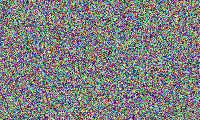
#> input picture .audit-pytest-full-20260830/test_anonymized_load_preserves0/image_2/000000.png, 200 x 120 px, found by its file name
$ python generate_sample_assets.py
#> lines starting #> are read from the running program, lines starting #| are printed output that depends on the picture
"""Generate authentic clean and attacked sample assets for frontend preview."""

from pathlib import Path

import numpy as np
from PIL import Image, ImageFilter

src_dir = Path("D:/Project/AIthucchien/P-195/data/anonymized/kitti-de/image_2")
dst_dir = Path("D:/Project/AIthucchien/P-195/.worktrees/adversai-lab/frontend/public/samples/kitti")
dst_dir.mkdir(parents=True, exist_ok=True)

samples = ["000000.png", "000002.png", "000003.png", "000008.png", "000010.png", "000011.png"]

for s in samples:
    src_file = src_dir / s
    if not src_file.exists():
        continue

    stem = Path(s).stem
    img = Image.open(src_file).convert("RGB")
#> img is the input picture: PIL image 200x120 RGB; mean R, G, B 126.8, 127.8, 127.5
    w, h = img.size
#> w = 200; h = 120

    # 1. Clean image
    clean_out = dst_dir / f"{stem}_clean.png"
    img.save(clean_out)

    # 2. Attacked - Depth Fog & Gaussian Noise
    # Fog overlay
    fog_layer = Image.new("RGB", (w, h), (200, 210, 220))
    attacked_img = Image.blend(img, fog_layer, 0.45)
    attacked_img = attacked_img.filter(ImageFilter.GaussianBlur(radius=1.5))
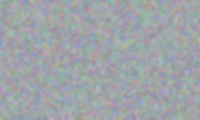
#> attacked_img: PIL image 200x120 RGB; mean R, G, B 159.2, 164.3, 168.6

    # Add subtle adversarial noise pattern
    arr = np.array(attacked_img, dtype=np.float32)
    noise = np.random.normal(0, 18, arr.shape)
    arr_attacked = np.clip(arr + noise, 0, 255).astype(np.uint8)
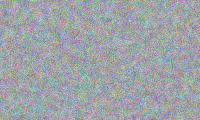
#> arr_attacked: shape (120, 200, 3); mean R, G, B 158.5, 163.7, 168.1
    attacked_final = Image.fromarray(arr_attacked)
    attacked_out = dst_dir / f"{stem}_attacked.png"
    attacked_final.save(attacked_out)

    # 3. Noise Mask / Heatmap
    mask_arr = np.abs(arr_attacked.astype(np.float32) - np.array(img, dtype=np.float32))
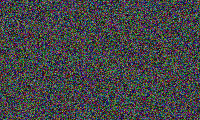
#> mask_arr: shape (120, 200, 3) float32; mean R, G, B 67.4, 68.4, 70
    mask_gray = np.mean(mask_arr, axis=2)
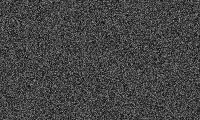
#> mask_gray: shape (120, 200) float32; min 2, max 174, mean 68.6
    mask_norm = np.clip((mask_gray / (mask_gray.max() + 1e-5)) * 255 * 2.5, 0, 255).astype(np.uint8)
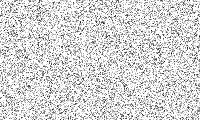
#> mask_norm: shape (120, 200); min 7, max 255, mean 213.4

    # Colorize heatmap (Red-Orange)
    heatmap = Image.new("RGB", (w, h), (10, 10, 15))
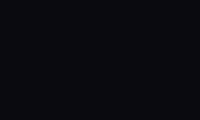
#> heatmap: PIL image 200x120 RGB; mean R, G, B 10, 10, 15
    heat_arr = np.zeros((h, w, 3), dtype=np.uint8)
    heat_arr[:, :, 0] = np.clip(mask_norm * 1.8, 0, 255)  # Red
    heat_arr[:, :, 1] = np.clip(mask_norm * 0.5, 0, 180)  # Green
    heat_arr[:, :, 2] = np.clip(mask_norm * 0.1, 0, 50)  # Blue
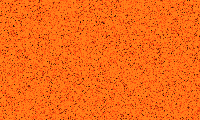
#> heat_arr: shape (120, 200, 3); mean of channels 0, 1, 2 245.9, 106.3, 20.9; drawn as R, G, B
    heatmap_img = Image.fromarray(heat_arr)
    heatmap_out = dst_dir / f"{stem}_heatmap.png"
    heatmap_img.save(heatmap_out)
#> pass 2 of the loop `for s in samples:`:
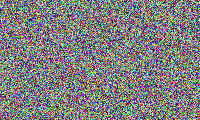
#> input picture .audit-pytest-full-20260830/test_anonymized_load_preserves0/image_2/000002.png, 200 x 120 px, found by its file name
#> img is the input picture: PIL image 200x120 RGB; mean R, G, B 127.9, 127, 127.2
#> `mask_norm = np.clip((mask_gray / (mask_gray.max() + 1e-5)) * 255 * 2.5..`:
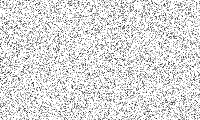
#> mask_norm: shape (120, 200); min 11, max 255, mean 218.9
#> `heat_arr[:, :, 2] = np.clip(mask_norm * 0.1, 0, 50)`:
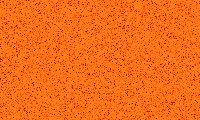
#> heat_arr: shape (120, 200, 3); mean of channels 0, 1, 2 247.6, 109.1, 21.4; drawn as R, G, B

print("Successfully generated all KITTI sample assets in frontend/public/samples/kitti/")
